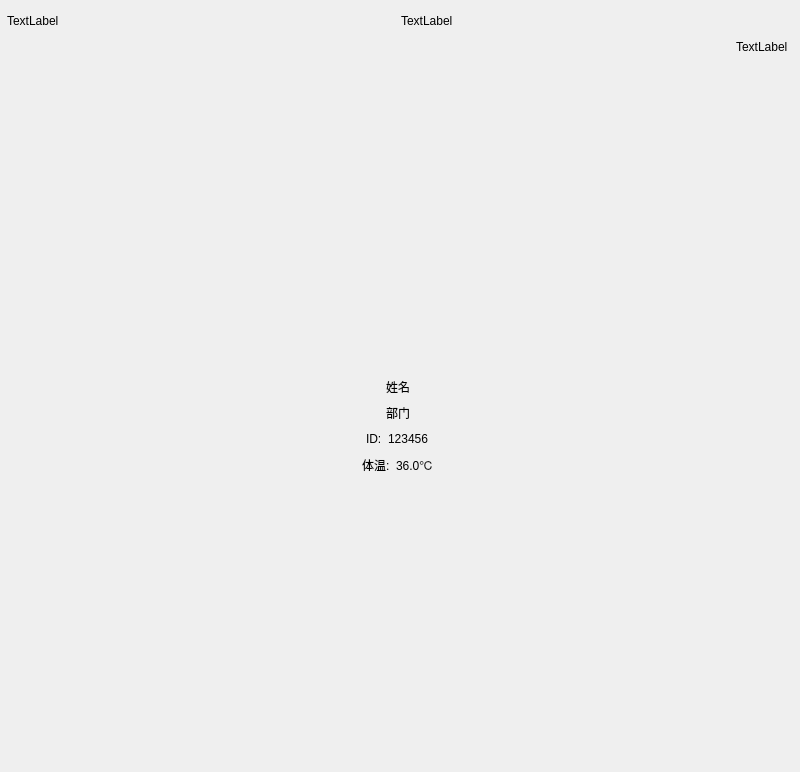
<?xml version="1.0" encoding="UTF-8"?>
<ui version="4.0">
 <class>PassedForm</class>
 <widget class="QWidget" name="PassedForm">
  <property name="geometry">
   <rect>
    <x>0</x>
    <y>0</y>
    <width>800</width>
    <height>772</height>
   </rect>
  </property>
  <property name="windowTitle">
   <string>Form</string>
  </property>
  <widget class="QWidget" name="layoutWidget">
   <property name="geometry">
    <rect>
     <x>7</x>
     <y>11</y>
     <width>781</width>
     <height>751</height>
    </rect>
   </property>
   <layout class="QVBoxLayout" name="verticalLayout">
    <item>
     <layout class="QHBoxLayout" name="horizontalLayout">
      <item>
       <widget class="QLabel" name="label_day">
        <property name="text">
         <string>TextLabel</string>
        </property>
       </widget>
      </item>
      <item>
       <spacer name="horizontalSpacer">
        <property name="orientation">
         <enum>Qt::Horizontal</enum>
        </property>
        <property name="sizeHint" stdset="0">
         <size>
          <width>40</width>
          <height>20</height>
         </size>
        </property>
       </spacer>
      </item>
      <item>
       <widget class="QLabel" name="label_time">
        <property name="text">
         <string>TextLabel</string>
        </property>
       </widget>
      </item>
      <item>
       <spacer name="horizontalSpacer_2">
        <property name="orientation">
         <enum>Qt::Horizontal</enum>
        </property>
        <property name="sizeHint" stdset="0">
         <size>
          <width>40</width>
          <height>20</height>
         </size>
        </property>
       </spacer>
      </item>
     </layout>
    </item>
    <item>
     <layout class="QHBoxLayout" name="horizontalLayout_2">
      <item>
       <spacer name="horizontalSpacer_3">
        <property name="orientation">
         <enum>Qt::Horizontal</enum>
        </property>
        <property name="sizeHint" stdset="0">
         <size>
          <width>40</width>
          <height>20</height>
         </size>
        </property>
       </spacer>
      </item>
      <item>
       <widget class="QLabel" name="label_count">
        <property name="text">
         <string>TextLabel</string>
        </property>
       </widget>
      </item>
     </layout>
    </item>
    <item>
     <spacer name="verticalSpacer_2">
      <property name="orientation">
       <enum>Qt::Vertical</enum>
      </property>
      <property name="sizeHint" stdset="0">
       <size>
        <width>20</width>
        <height>40</height>
       </size>
      </property>
     </spacer>
    </item>
    <item>
     <layout class="QHBoxLayout" name="horizontalLayout_3">
      <item>
       <spacer name="horizontalSpacer_4">
        <property name="orientation">
         <enum>Qt::Horizontal</enum>
        </property>
        <property name="sizeHint" stdset="0">
         <size>
          <width>40</width>
          <height>20</height>
         </size>
        </property>
       </spacer>
      </item>
      <item>
       <widget class="QLabel" name="label_pic">
        <property name="text">
         <string/>
        </property>
        <property name="pixmap">
         <pixmap resource="plamres.qrc">:/new/res/images/passed.png</pixmap>
        </property>
       </widget>
      </item>
      <item>
       <spacer name="horizontalSpacer_5">
        <property name="orientation">
         <enum>Qt::Horizontal</enum>
        </property>
        <property name="sizeHint" stdset="0">
         <size>
          <width>40</width>
          <height>20</height>
         </size>
        </property>
       </spacer>
      </item>
     </layout>
    </item>
    <item>
     <layout class="QHBoxLayout" name="horizontalLayout_4">
      <item>
       <spacer name="horizontalSpacer_6">
        <property name="orientation">
         <enum>Qt::Horizontal</enum>
        </property>
        <property name="sizeHint" stdset="0">
         <size>
          <width>40</width>
          <height>20</height>
         </size>
        </property>
       </spacer>
      </item>
      <item>
       <widget class="QLabel" name="label_name">
        <property name="text">
         <string>姓名</string>
        </property>
       </widget>
      </item>
      <item>
       <spacer name="horizontalSpacer_7">
        <property name="orientation">
         <enum>Qt::Horizontal</enum>
        </property>
        <property name="sizeHint" stdset="0">
         <size>
          <width>40</width>
          <height>20</height>
         </size>
        </property>
       </spacer>
      </item>
     </layout>
    </item>
    <item>
     <layout class="QHBoxLayout" name="horizontalLayout_5">
      <item>
       <spacer name="horizontalSpacer_8">
        <property name="orientation">
         <enum>Qt::Horizontal</enum>
        </property>
        <property name="sizeHint" stdset="0">
         <size>
          <width>40</width>
          <height>20</height>
         </size>
        </property>
       </spacer>
      </item>
      <item>
       <widget class="QLabel" name="label_department">
        <property name="text">
         <string>部门</string>
        </property>
       </widget>
      </item>
      <item>
       <spacer name="horizontalSpacer_9">
        <property name="orientation">
         <enum>Qt::Horizontal</enum>
        </property>
        <property name="sizeHint" stdset="0">
         <size>
          <width>40</width>
          <height>20</height>
         </size>
        </property>
       </spacer>
      </item>
     </layout>
    </item>
    <item>
     <layout class="QHBoxLayout" name="horizontalLayout_6">
      <item>
       <spacer name="horizontalSpacer_10">
        <property name="orientation">
         <enum>Qt::Horizontal</enum>
        </property>
        <property name="sizeHint" stdset="0">
         <size>
          <width>40</width>
          <height>20</height>
         </size>
        </property>
       </spacer>
      </item>
      <item>
       <widget class="QLabel" name="label_id">
        <property name="text">
         <string>ID:</string>
        </property>
       </widget>
      </item>
      <item>
       <widget class="QLabel" name="label_reg_id">
        <property name="text">
         <string>123456</string>
        </property>
       </widget>
      </item>
      <item>
       <spacer name="horizontalSpacer_11">
        <property name="orientation">
         <enum>Qt::Horizontal</enum>
        </property>
        <property name="sizeHint" stdset="0">
         <size>
          <width>40</width>
          <height>20</height>
         </size>
        </property>
       </spacer>
      </item>
     </layout>
    </item>
    <item>
     <layout class="QHBoxLayout" name="horizontalLayout_7">
      <item>
       <spacer name="horizontalSpacer_12">
        <property name="orientation">
         <enum>Qt::Horizontal</enum>
        </property>
        <property name="sizeHint" stdset="0">
         <size>
          <width>40</width>
          <height>20</height>
         </size>
        </property>
       </spacer>
      </item>
      <item>
       <widget class="QLabel" name="label_tem">
        <property name="text">
         <string>体温:</string>
        </property>
       </widget>
      </item>
      <item>
       <widget class="QLabel" name="label_temperature">
        <property name="text">
         <string>36.0℃</string>
        </property>
       </widget>
      </item>
      <item>
       <spacer name="horizontalSpacer_13">
        <property name="orientation">
         <enum>Qt::Horizontal</enum>
        </property>
        <property name="sizeHint" stdset="0">
         <size>
          <width>40</width>
          <height>20</height>
         </size>
        </property>
       </spacer>
      </item>
     </layout>
    </item>
    <item>
     <spacer name="verticalSpacer">
      <property name="orientation">
       <enum>Qt::Vertical</enum>
      </property>
      <property name="sizeHint" stdset="0">
       <size>
        <width>20</width>
        <height>40</height>
       </size>
      </property>
     </spacer>
    </item>
   </layout>
  </widget>
 </widget>
 <resources>
  <include location="plamres.qrc"/>
 </resources>
 <connections/>
</ui>
